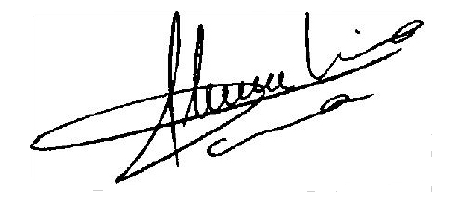
//> input picture sample_sign3.png, 452 x 212 px
$ ./prev sample_sign3.png   (built with g++ and OpenCV 4)
//> lines starting //> are read from the running program, lines starting //| are printed output that depends on the picture; after the words box and inside, x2 and y2 are one past the last pixel; in counts of white or black regions, pixels touching at a corner belong together

#include <stdio.h>
#include <iostream>
#include <opencv2/opencv.hpp>
#include <algorithm>
#include <cmath>
#include <utility>
#include <string.h>
using namespace std;
using namespace cv;

#define pi (22/7)

int size_x,size_y;
Mat image,image_grey;
float bound_height,bound_width;

int h=0,b=0,length=0,height=0;
int **binaryImage;


//-------------------------------------------------------------------------------

void load_image()
{
	for(int i=0;i<h;i++)
	{
		for(int j=0;j<b;j++)
		{
			binaryImage[i][j]=(image_grey.at<uchar>(i,j)==255 ? 1:0);
		}
	}

return;
}


// [127 lines left out: functions print_skeleton_image, find_B_P1, isvalid, find_A_P1, condition1, condition2 and 2 more, not called in this run]

void hilditch( )
{
	/*
	Conditions to be satisified to change a pixel p1 from black to white. (i.e deleting the pixel)

	condition 1  :   2 < = B(p1) < = 6
	condition 2  :   A(p1)=1
	condition 3  :   p2.p4.p8=0 or A(p2)!= 1
	condition 4  :   p2.p4.p6=0 or A(p4)!= 1
	*/

	bool hasChange;

		do
		{
		hasChange = false;

		for (int i = 1; i + 1 < height; i++)
		{
                for (int j = 1; j + 1 < length; j++)
				{
					if (binaryImage[i][j]==1 && condition1(i,j) && condition2(i,j) && condition3(i,j) && condition4(i,j))
					{
                        binaryImage[i][j] = 0;
                        hasChange = true;
                    }
                }
            }
        }
		while (hasChange);

		return;
}

int is_edge_point(int x, int y)
{
	int count=0;

	for(int i=0;i<3;i++)
	{
		for(int j=0;j<3;j++)
		{
			if(i==1&&j==1)
				continue;
			if((binaryImage[i+x][j+y]==1))
			count++;
		}
	}

	if(count==1)
		return 1;
	else
		return 0;
}

int number_of_edge_points()
{
	int count=0;

	for(int i=0;i<h;i++)
	{
		for(int j=0;j<b;j++)
		{
			if(is_edge_point(i,j)==1)
			count++;
		}
	}

	return count;
}

// Normalised Area Function including centroid
// Normalised Area = (area of signature / area of bounding box)

long double na(int my,int mmy,int ret)
{
	long double sum_x=0;
	long double p_cnt=0;
	int pixel_count=0;
	int min_x=size_x,min_y=size_y,max_x=0,max_y=0;

	for(int x=0;x<=size_x;x++)
	{
		for(int y=my;y<=mmy;y++)
		{
			if(!image_grey.at<uchar>(x,y))
		    {
		    	pixel_count++;
		        min_x=min(min_x,x);
		        max_x=max(max_x,x);
		        min_y=min(min_y,y);
		        max_y=max(max_y,y);
		        sum_x+=x;
		        p_cnt++;
		    }
		}
	  }

	float bound_height=max_x-min_x+1;
	float bound_width=max_y-min_y+1;

	long double normalised_area;
	long double area=(bound_height)*(bound_width);

	normalised_area=pixel_count/area;			// (area of signature/ area of bounding box)

	long double centroid_x=sum_x/p_cnt;
	long double area11=0,area12=0;

	area11=(centroid_x-min_x+1)*(max_y-min_y+1);
	area12=(max_x-centroid_x)*(max_y-min_y+1);

	if(ret==0)
    	return normalised_area;
    if(ret==1)
    	return area11;

  	return area12;
}


int main( int argc, char** argv )
{
  	image = imread( argv[1], 1 );
//> image is the input picture: 212 rows x 452 cols, CV_8UC3; min 0, max 255, mean 237.6

  	if( argc != 2 || !image.data )
  	{
      	printf( "No image data \n" );
      	return -1;
  	}

  	cvtColor(image, image_grey, CV_RGB2GRAY);
  	namedWindow( "Display Image", CV_WINDOW_AUTOSIZE );
  	namedWindow( "Original Image", CV_WINDOW_AUTOSIZE );

  	imshow( "Original Image", image_grey );
  	Size s = image_grey.size();
//> s = Size(452, 212)
  	size_x = s.height;
//> size_x = 212
  	size_y = s.width;
//> size_y = 452
  	int pixel_count=0;
  	int min_x=size_x,min_y=size_y,max_x=0,max_y=0;
//> min_x = 212; min_y = 452

  	// Bounding Box
  	for(int x=0;x<size_x;x++)
  	{
		for(int y=0;y<size_y;y++)
		{
		    image_grey.at<uchar>(x,y)=(image_grey.at<uchar>(x,y)<=125 ? 0:255);

		    if(!image_grey.at<uchar>(x,y))
		    {
		    	pixel_count++;
		        min_x=min(min_x,x);
		        max_x=max(max_x,x);
		        min_y=min(min_y,y);
		        max_y=max(max_y,y);
		    }
    	}
  	}
//> this loop made 212 passes
//> (pixel_count, min_x, max_x, min_y, max_y) on passes 1 to 3: (0, 212, 0, 452, 0), (0, 212, 0, 452, 0), (0, 212, 0, 452, 0)
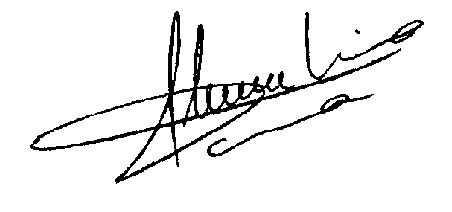
//> image_grey: 212 rows x 452 cols, CV_8UC1; 93.4% white; 3 black regions (1 under 20 px), largest, box (x1, y1, x2, y2) and area: (30, 11, 424, 184) 5606, (207, 94, 374, 157) 726
//> after the loop, pixel_count = 6348; min_x = 11; max_x = 183; min_y = 30; max_y = 423

  	bound_height=max_x-min_x+1;
//> bound_height = 173
  	bound_width=max_y-min_y+1;
//> bound_width = 394

  	long double normalised_area;
  	long double area=(bound_height)*(bound_width);
//> area = 68162

  	cout<<"Height 		: "<<size_x<<"\n";
//| Height 		: 212
  	cout<<"Width 		: "<<size_y<<"\n";
//| Width 		: 452
  	cout<<"Pixel count	: "<<pixel_count<<"\n";
//| Pixel count	: 6348
  	cout<<"Total pixels	: "<<size_x * size_y<<"\n";
//| Total pixels	: 95824

  	cout<<"Bounding Box Height	: "<<bound_height<<"\t\tMin_x	: "<<min_x<<"\tMax_x	: "<<max_x<<"\n";
//| Bounding Box Height	: 173		Min_x	: 11	Max_x	: 183
  	cout<<"Bounding Box Width	: "<<bound_width<<"\t\tMin_y	: "<<min_y<<"\tMax_y	: "<<max_y<<"\n";
//| Bounding Box Width	: 394		Min_y	: 30	Max_y	: 423
  	cout<<"Bounding Box Area 	: "<<area<<"\n";
//| Bounding Box Area 	: 68162

  	normalised_area=pixel_count/area;  	// (area of signature/ area of bounding box)
//> normalised_area = 0.0931

  	cout<<"Feature 1      : Normalised area               : "<<normalised_area<<"\n";
//| Feature 1      : Normalised area               : 0.0931311

  	long double AR=bound_width/bound_height;
//> AR = 2.28
  	cout<<"Feature 2      : Aspect Ratio                  : "<<AR<<"\n";
//| Feature 2      : Aspect Ratio                  : 2.27746


  	int hor_histo=0;
  	int ver_histo=0;
  	int histo_row,histo_col;

  	int sum_x1=0,sum_x2=0,sum_y1=0,sum_y2=0;
  	int p_cnt1=0,p_cnt2=0;

  	for(int x=min_x;x<=max_x;x++)
  	{
    	int cnt=0;

    	for(int y=min_y;y<=max_y;y++)
    	{
		    if(!image_grey.at<uchar>(x,y))
		    {
		        cnt++;
		        if(y<(max_y-min_y)/2)
		        {
		                sum_x1+=x;
		                sum_y1+=y;
		                p_cnt1++;
		        }

		        else
		        {
		            sum_x2+=x;
		            sum_y2+=y;
		            p_cnt2++;
		        }
		    }
    	}

    	if(hor_histo<cnt)
    	{
		    hor_histo=cnt;
		    histo_row=x;
		}
  	}
//> this loop made 173 passes
//> (sum_x1, sum_y1, p_cnt1, sum_x2, sum_y2, hor_histo) on passes 1, 2, 3, 7, 8, 10, 11, 12, 15, 16, 19, 21: (22, 353, 2, 0, 0, 2), (70, 1059, 6, 24, 613, 6), (135, 1939, 11, 76, 1839, 9), (510, 6169, 35, 276, 5828, 10), (636, 7401, 42, 348, 7054, 11), (889, 9690, 55, 644, 12425, 17), (1015, 10747, 61, 938, 17826, 20), (1147, 11800, 67, 1290, 24050, 22), (1604, 15130, 86, 2446, 41134, 25), (1786, 16354, 93, 2966, 47871, 27), (2374, 20026, 114, 4733, 68600, 30), (2801, 22474, 128, 6322, 85850, 36)
//> (sum_x1, sum_y1, p_cnt1, sum_x2, sum_y2) on passes 4, 5, 6, 9, 13, 14: (205, 2819, 16, 132, 3065), (295, 3878, 22, 177, 3986), (391, 4937, 28, 225, 4907), (769, 8633, 49, 424, 8280), (1285, 12853, 73, 1612, 29419), (1429, 13906, 79, 1996, 35191)

  	for(int y=min_y;y<=max_y;y++)
  	{
		int cnt=0;

		for(int x=min_x;x<=max_x;x++)
		{
		    if(!image_grey.at<uchar>(x,y))
		    {
		        cnt++;
		    }
		}
		if(ver_histo<cnt)
		{
		    ver_histo=cnt;
		    histo_col=y;
		}
	}

  	cout<<"Feature 3      : horizontal histogram          : "<<histo_row<<"\n";
//| Feature 3      : horizontal histogram          : 97
  	cout<<"Feature 4      : vertical histogram            : "<<histo_col<<"\n";
//| Feature 4      : vertical histogram            : 171

  	long double centroid_x1,centroid_y1,centroid_x2,centroid_y2;
  	centroid_x1=(long double)sum_x1/(long double)p_cnt1;
  	centroid_y1=(long double)sum_y1/(long double)p_cnt1;
  	centroid_x2=(long double)sum_x2/(long double)p_cnt2;
  	centroid_y2=(long double)sum_y2/(long double)p_cnt2;


  	long double hyp=sqrt(((centroid_x1-centroid_x2)*(centroid_x1-centroid_x2))+((centroid_y1-centroid_y2)*(centroid_y1-centroid_y2)));
  	long double height=abs(centroid_x1-centroid_x2);
  	long double c_angle=asin(height/hyp)/pi;

  	c_angle+=(long double)0.5;
  	cout<<"Feature 5a     : Centroid 1                    : "<<centroid_y1<<" "<<centroid_x1<<"\n";
//| Feature 5a     : Centroid 1                    : 145.828 112.983
  	cout<<"Feature 5b     : Centroid 2                    : "<<centroid_y2<<" "<<centroid_x2<<"\n";
//| Feature 5b     : Centroid 2                    : 281.991 84.6688
  	cout<<"Feature 5c     : Centroid angle                : "<<c_angle<<"\n";
//| Feature 5c     : Centroid angle                : 0.568341

  	long double tri_surface_1=na(min_y,min_y+bound_width/3,0);
  	long double tri_surface_2=na(min_y+bound_width/3+1,min_y+(bound_width/3)*2,0);
  	long double tri_surface_3=na(min_y+((bound_width/3)*2)+1,max_y,0);
  	cout<<"Feature 6      : tri_surface 1                 : "<<tri_surface_1<<"\n";
//| Feature 6      : tri_surface 1                 : 0.0855162
  	cout<<"Feature 7      : tri_surface 2                 : "<<tri_surface_2<<"\n";
//| Feature 7      : tri_surface 2                 : 0.139899
  	cout<<"Feature 8      : tri_surface 3                 : "<<tri_surface_3<<"\n";
//| Feature 8      : tri_surface 3                 : 0.0648665

  	long double six_fold_1=na(min_y,min_y+bound_width/3,1);
  	long double six_fold_2=na(min_y,min_y+bound_width/3,2);
  	long double six_fold_3=na(min_y+bound_width/3+1,min_y+(bound_width/3)*2,1);
  	long double six_fold_4=na(min_y+bound_width/3+1,min_y+(bound_width/3)*2,2);
  	long double six_fold_5=na(min_y+((bound_width/3)*2)+1,max_y,1);
  	long double six_fold_6=na(min_y+((bound_width/3)*2)+1,max_y,2);
  	cout<<"Feature 9      : six_fold 1                    : "<<six_fold_1<<"\n";
//| Feature 9      : six_fold 1                    : 6916.52
  	cout<<"Feature 10     : six_fold 2                    : "<<six_fold_2<<"\n";
//| Feature 10     : six_fold 2                    : 8659.48
  	cout<<"Feature 11     : six_fold 3                    : "<<six_fold_3<<"\n";
//| Feature 11     : six_fold 3                    : 11700.5
  	cout<<"Feature 12     : six_fold 4                    : "<<six_fold_4<<"\n";
//| Feature 12     : six_fold 4                    : 14761.5
  	cout<<"Feature 13     : six_fold 5                    : "<<six_fold_5<<"\n";
//| Feature 13     : six_fold 5                    : 8687.95
  	cout<<"Feature 14     : six_fold 6                    : "<<six_fold_6<<"\n";
//| Feature 14     : six_fold 6                    : 17643


	double xr1=0,yr1=0,xr2=0,yr2=0,xr3=0,yr3=0,xr4=0,yr4=0;
	int cnt=0;
	for(int x=0;x<size_x;x++)
  	{
		for(int y=0;y<size_y-1;y++)
		{
		    if(image_grey.at<uchar>(x,y)!=(image_grey.at<uchar>(x,y+1))){
		    		xr1+=x;
		    		yr1+=y;
		    		cnt++;
		    }
    	}
  	}
  	xr1/=(cnt*size_x);
  	yr1/=(cnt*size_y);

  	cnt=0;
  	for(int x=0;x<size_x;x++)
  	{
		for(int y=size_y-1;y>=1;y--)
		{
		    if(image_grey.at<uchar>(x,y)!=(image_grey.at<uchar>(x,y-1))){
		    		xr2+=x;
		    		yr2+=y;
		    		cnt++;
		    }
    	}
  	}
  	xr2/=(cnt*size_x);
  	yr2/=(cnt*size_y);

  	cnt=0;
  	for(int y=0;y<size_y;y++)
  	{
		for(int x=0;x<size_x-1;x++)
		{
		    if(image_grey.at<uchar>(x,y)!=(image_grey.at<uchar>(x+1,y))){
		    		xr3+=x;
		    		yr3+=y;
		    		cnt++;
		    }
    	}
  	}
  	xr3/=(cnt*size_x);
  	yr3/=(cnt*size_y);

  	cnt=0;
  	for(int y=0;y<size_y;y++)
  	{
		for(int x=size_x-1;x>=1;x--)
		{
		    if(image_grey.at<uchar>(x,y)!=(image_grey.at<uchar>(x-1,y))){
		    		xr4+=x;
		    		yr4+=y;
		    		cnt++;
		    }
    	}
  	}
  	xr4/=(cnt*size_x);
  	yr4/=(cnt*size_y);

  	/*cout<<xr1<<" "<<xr2<<" "<<xr3<<" "<<xr4<<"\n";
  	cout<<yr1<<" "<<yr2<<" "<<yr3<<" "<<yr4<<"\n";*/

  	cout<<"Feature 15     : left-right(x)                 : "<<xr1<<"\n";
//| Feature 15     : left-right(x)                 : 0.430741
  	cout<<"Feature 16     : left-right(y)                 : "<<yr1<<"\n";
//| Feature 16     : left-right(y)                 : 0.496153
  	cout<<"Feature 17     : right-left(x)                 : "<<xr2<<"\n";
//| Feature 17     : right-left(x)                 : 0.430741
  	cout<<"Feature 18     : right-left(y)                 : "<<yr2<<"\n";
//| Feature 18     : right-left(y)                 : 0.498365
  	cout<<"Feature 19     : top-bottom(x)                 : "<<xr3<<"\n";
//| Feature 19     : top-bottom(x)                 : 0.4908
  	cout<<"Feature 20     : top-bottom(y)                 : "<<yr3<<"\n";
//| Feature 20     : top-bottom(y)                 : 0.510073
  	cout<<"Feature 21     : bottom-top(x)                 : "<<xr4<<"\n";
//| Feature 21     : bottom-top(x)                 : 0.495517
  	cout<<"Feature 22     : bottom-top(y)                 : "<<yr4<<"\n";
//| Feature 22     : bottom-top(y)                 : 0.510073

	binaryImage=new int* [size_x+10];

	for(int i=0;i<size_x+10;i++)
		binaryImage[i]=new int[size_y+10];

	b=size_y;
	h=size_x;
	length=size_y;
	height=size_x;
	load_image( );
	//cout<<"Image before Skeletonization \n";
	hilditch( );
	//cout<<"Image after Skeletonization \n";
	//print_skeleton_image();

  	cout<<"Feature 23     : edge_points                   : "<<number_of_edge_points()<<"\n";
//| Feature 23     : edge_points                   : 1022


	for(int y=min_y;y<=max_y;y++)
	{
		for(int x = min_x;x<=max_x;x++)
			if(y==min_y || y==max_y || x==min_x || x==max_x)
			image_grey.at<uchar>(x,y)=0;
	}
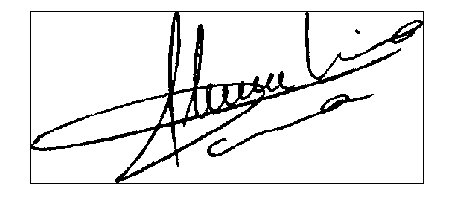
//> image_grey: 212 rows x 452 cols, CV_8UC1; 92.2% white; 3 black regions (1 under 20 px), largest, box (x1, y1, x2, y2) and area: (30, 11, 424, 184) 6727, (207, 94, 374, 157) 726

	for(int y=min_y;y<=max_y;y++)
	{
		image_grey.at<uchar>(histo_row,y)=0;
	}
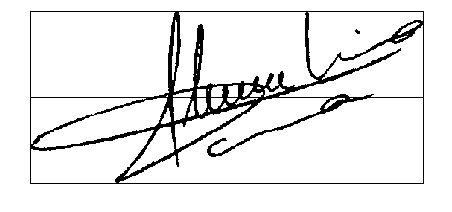
//> image_grey: 212 rows x 452 cols, CV_8UC1; 91.9% white; 2 black regions (1 under 20 px), largest, box (x1, y1, x2, y2) and area: (30, 11, 424, 184) 7762

	for(int x = min_x;x<=max_x;x++)
	{
		image_grey.at<uchar>(x,histo_col)=0;
	}
//> image_grey: 212 rows x 452 cols, CV_8UC1; 91.8% white; 2 black regions (1 under 20 px), largest, box (x1, y1, x2, y2) and area: (30, 11, 424, 184) 7821

  	imshow( "Display Image", image_grey );
  	waitKey(0);

  	return 0;
}

$ run again, on 2.jpeg
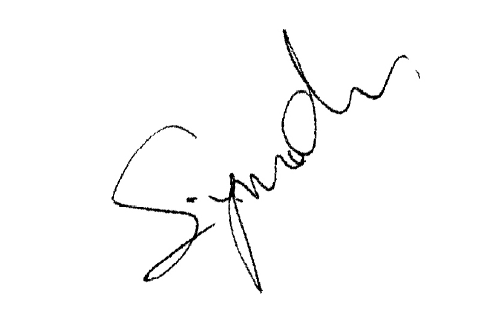
//> input picture 2.jpeg, 498 x 314 px
//> image is the input picture: 314 rows x 498 cols, CV_8UC3; min 0, max 255, mean 250.5
//> the loop `for(int x=0;x<size_x;x++)` made 314 passes
//> (pixel_count, min_x, max_x, min_y, max_y) on passes 1 to 3: (0, 314, 0, 498, 0), (0, 314, 0, 498, 0), (0, 314, 0, 498, 0)
//> after the loop `for(int x=0;x<size_x;x++)`:
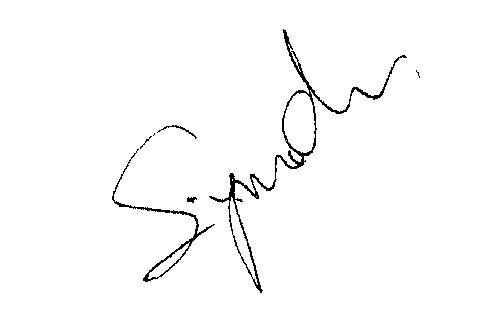
//> image_grey: 314 rows x 498 cols, CV_8UC1; 98.3% white; black in thin lines or dots, all inside (x1, y1, x2, y2) = (112, 29, 420, 293)
//> after the loop `for(int x=0;x<size_x;x++)`: pixel_count = 2716; min_x = 29; max_x = 292; min_y = 112; max_y = 419
//> bound_height = 264
//> bound_width = 308
//> area = 81312
//| Height 		: 314
//| Width 		: 498
//| Pixel count	: 2716
//| Total pixels	: 156372
//| Bounding Box Height	: 264		Min_x	: 29	Max_x	: 292
//| Bounding Box Width	: 308		Min_y	: 112	Max_y	: 419
//| Bounding Box Area 	: 81312
//> normalised_area = 0.0334
//| Feature 1      : Normalised area               : 0.0334022
//> AR = 1.17
//| Feature 2      : Aspect Ratio                  : 1.16667
//> the loop `for(int x=min_x;x<=max_x;x++)` made 264 passes
//> (sum_x2, sum_y2, hor_histo) on passes 1, 2, 4, 9, 27, 28, 29, 60: (29, 283, 1), (119, 1135, 3), (340, 3125, 4), (975, 8262, 5), (4684, 31425, 8), (5244, 35008, 10), (5928, 39398, 12), (22427, 114632, 13)
//| Feature 3      : horizontal histogram          : 199
//| Feature 4      : vertical histogram            : 230
//| Feature 5a     : Centroid 1                    : 133.686 206.483
//| Feature 5b     : Centroid 2                    : 263.656 165.016
//| Feature 5c     : Centroid angle                : 0.602947
//| Feature 6      : tri_surface 1                 : 0.047164
//| Feature 7      : tri_surface 2                 : 0.0564533
//| Feature 8      : tri_surface 3                 : 0.0165158
//| Feature 9      : six_fold 1                    : 10535.6
//| Feature 10     : six_fold 2                    : 9034.43
//| Feature 11     : six_fold 3                    : 14716.9
//| Feature 12     : six_fold 4                    : 14741.1
//| Feature 13     : six_fold 5                    : 9088.01
//| Feature 14     : six_fold 6                    : 17432
//| Feature 15     : left-right(x)                 : 0.537276
//| Feature 16     : left-right(y)                 : 0.505263
//| Feature 17     : right-left(x)                 : 0.537276
//| Feature 18     : right-left(y)                 : 0.507271
//| Feature 19     : top-bottom(x)                 : 0.548854
//| Feature 20     : top-bottom(y)                 : 0.478903
//| Feature 21     : bottom-top(x)                 : 0.552038
//| Feature 22     : bottom-top(y)                 : 0.478903
//| Feature 23     : edge_points                   : 332
//> after the loop `for(int x = min_x;x<=max_x;x++)`:
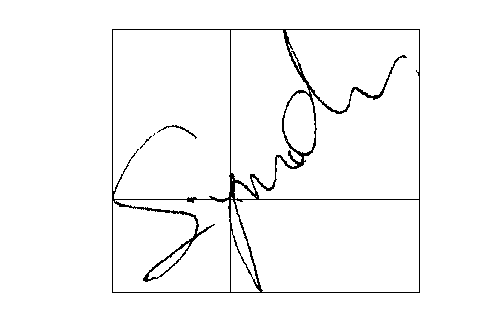
//> image_grey: 314 rows x 498 cols, CV_8UC1; 97.2% white; black in thin lines or dots, all inside (x1, y1, x2, y2) = (112, 29, 420, 293)
